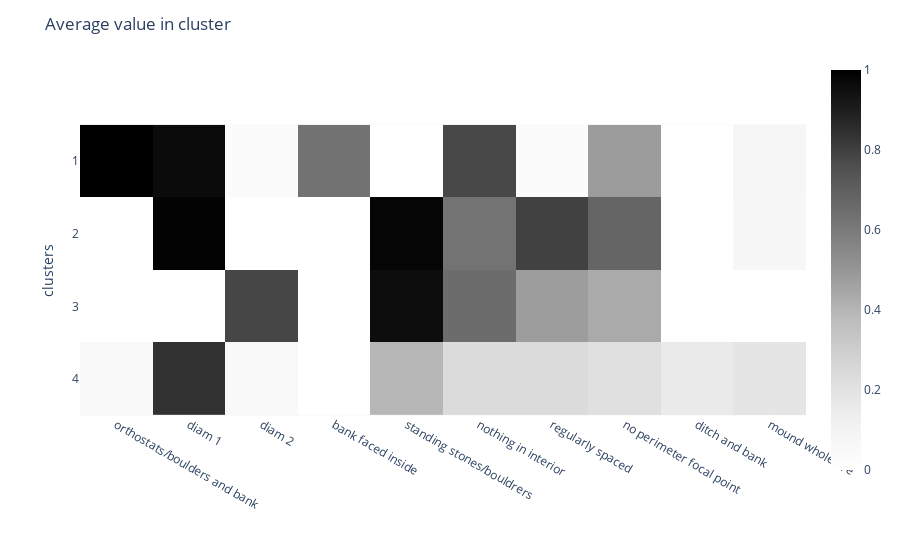
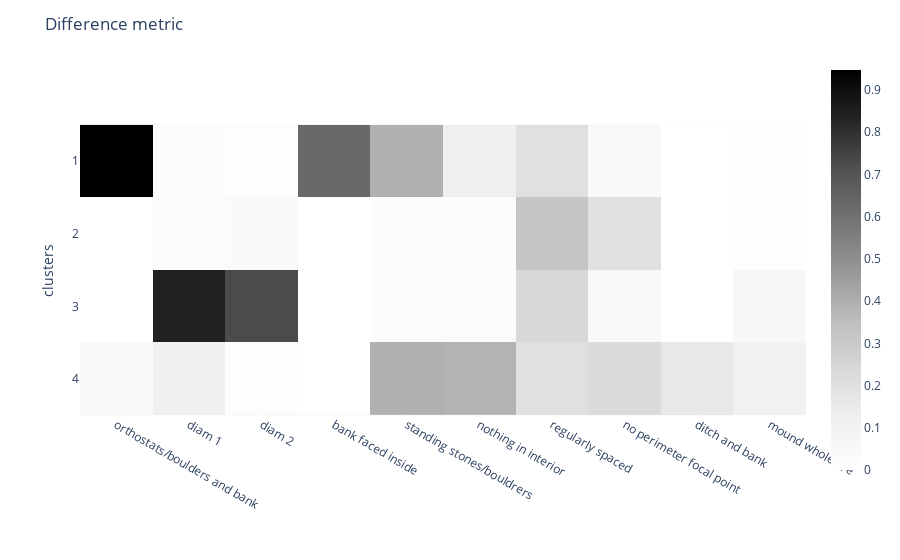

Here is the notebook cell these charts were saved with, in order:
### Code cell
n_clusters = 4
n_features = 10

L = linkages['ward']
df['clusters'] = fcluster(L, n_clusters, criterion='maxclust')
df.clusters = df.clusters.astype(str)  # for categorical plot labels

group_data = df.groupby('clusters').mean()

# compute difference metric
metric_df = group_data.apply(lambda row: abs(group_data.iloc[group_data.index != row.name] - row).min(), axis=1)

# get top 10 columns by highest difference metric
col_order = metric_df.max().T.sort_values(ascending=False).index
col_order = col_order[:n_features]

# reorder by value for cluster
# group_data = group_data[col_order]
# col_order = group_data.T.sort_values(by=['1'], ascending=False).index
metric_df = metric_df[col_order]
group_data = group_data[col_order]

fig = px.imshow(group_data, color_continuous_scale='greys')
fig.update_layout(title='Average value in cluster')
fig.show()
fig = px.imshow(metric_df, color_continuous_scale='greys')
fig.update_layout(title='Difference metric')
fig.show()

### Figure 1 — Plotly figure (JSON) as saved in the notebook; plotly's stock layout.template omitted (floating-point values rounded to 4 significant figures)
{"data": [{"coloraxis": "coloraxis", "hovertemplate": "x: %{x}<br>clusters: %{y}<br>color: %{z}<extra></extra>", "name": "0", "type": "heatmap", "x": ["orthostats/boulders and bank", "diam 1", "diam 2", "bank faced inside", "standing stones/bouldrers", "nothing in interior", "regularly spaced", "no perimeter focal point", "ditch and bank", "mound whole are"], "xaxis": "x", "y": ["1", "2", "3", "4"], "yaxis": "y", "z": [[1, 0.963, 0.03704, 0.6296, 0, 0.7778, 0.03704, 0.4815, 0, 0.07407], [0, 0.9908, 0, 0, 0.9817, 0.6239, 0.7982, 0.6789, 0, 0.06422], [0, 0, 0.7826, 0, 0.9565, 0.6522, 0.4783, 0.4348, 0, 0], [0.05263, 0.8421, 0.05263, 0, 0.3947, 0.2368, 0.2368, 0.2105, 0.1579, 0.1842]]}], "layout": {"coloraxis": {"colorscale": [[0, "rgb(255,255,255)"], [0.125, "rgb(240,240,240)"], [0.25, "rgb(217,217,217)"], [0.375, "rgb(189,189,189)"], [0.5, "rgb(150,150,150)"], [0.625, "rgb(115,115,115)"], [0.75, "rgb(82,82,82)"], [0.875, "rgb(37,37,37)"], [1, "rgb(0,0,0)"]]}, "margin": {"t": 60}, "title": {"text": "Average value in cluster"}, "xaxis": {"anchor": "y", "constrain": "domain", "domain": [0, 1], "scaleanchor": "y"}, "yaxis": {"anchor": "x", "autorange": "reversed", "constrain": "domain", "domain": [0, 1], "title": {"text": "clusters"}}}}

### Figure 2 — Plotly figure (JSON) as saved in the notebook; plotly's stock layout.template omitted (floating-point values rounded to 4 significant figures)
{"data": [{"coloraxis": "coloraxis", "hovertemplate": "x: %{x}<br>clusters: %{y}<br>color: %{z}<extra></extra>", "name": "0", "type": "heatmap", "x": ["orthostats/boulders and bank", "diam 1", "diam 2", "bank faced inside", "standing stones/bouldrers", "nothing in interior", "regularly spaced", "no perimeter focal point", "ditch and bank", "mound whole are"], "xaxis": "x", "y": ["1", "2", "3", "4"], "yaxis": "y", "z": [[0.9474, 0.02786, 0.01559, 0.6296, 0.3947, 0.1256, 0.1998, 0.0467, 0, 0.009854], [0, 0.02786, 0.03704, 0, 0.02513, 0.02832, 0.3199, 0.1974, 0, 0.009854], [0, 0.8421, 0.73, 0, 0.02513, 0.02832, 0.2414, 0.0467, 0, 0.06422], [0.05263, 0.1209, 0.01559, 0, 0.3947, 0.387, 0.1998, 0.2243, 0.1579, 0.1101]]}], "layout": {"coloraxis": {"colorscale": [[0, "rgb(255,255,255)"], [0.125, "rgb(240,240,240)"], [0.25, "rgb(217,217,217)"], [0.375, "rgb(189,189,189)"], [0.5, "rgb(150,150,150)"], [0.625, "rgb(115,115,115)"], [0.75, "rgb(82,82,82)"], [0.875, "rgb(37,37,37)"], [1, "rgb(0,0,0)"]]}, "margin": {"t": 60}, "title": {"text": "Difference metric"}, "xaxis": {"anchor": "y", "constrain": "domain", "domain": [0, 1], "scaleanchor": "y"}, "yaxis": {"anchor": "x", "autorange": "reversed", "constrain": "domain", "domain": [0, 1], "title": {"text": "clusters"}}}}
